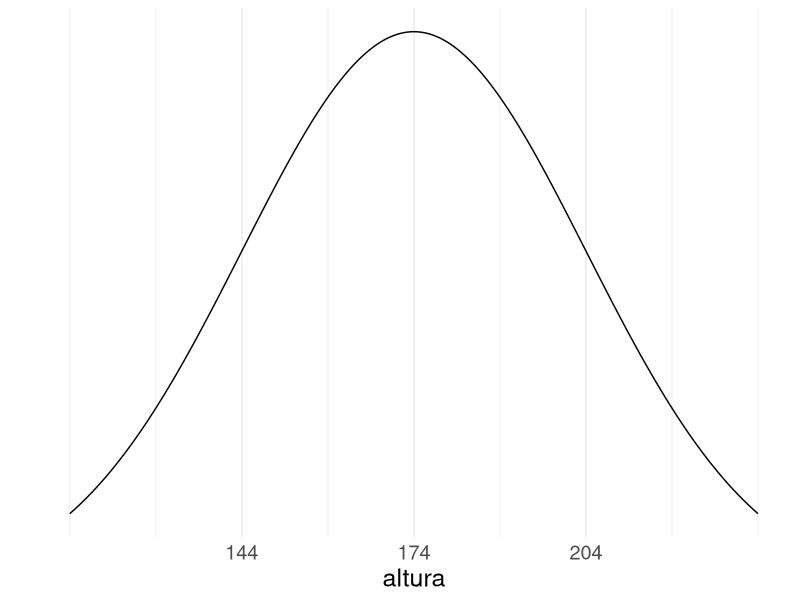
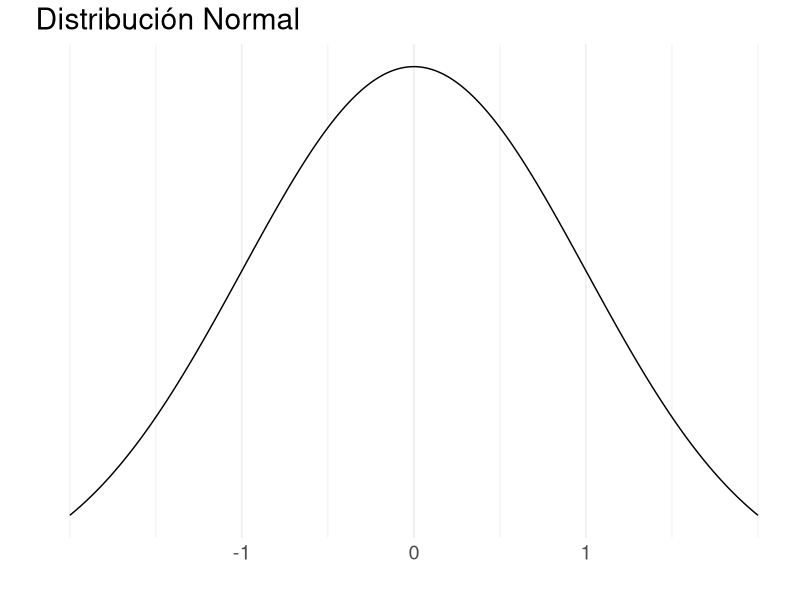
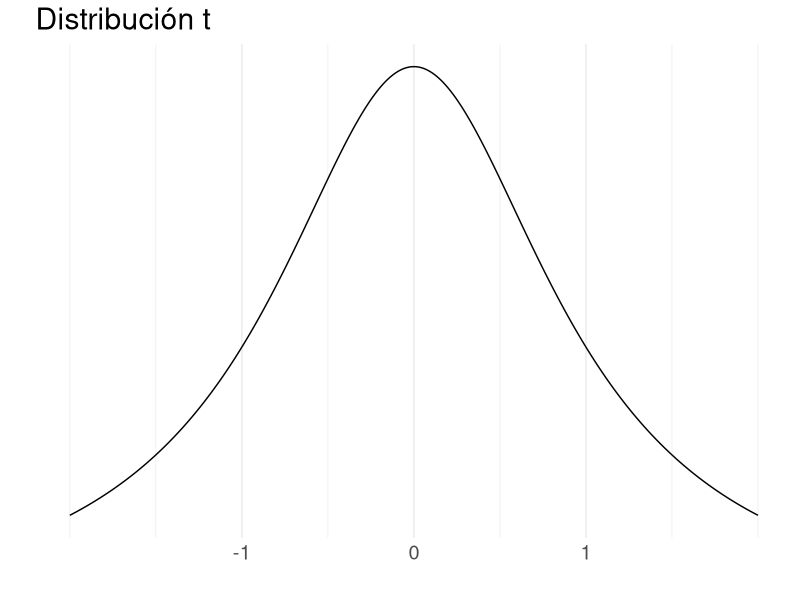
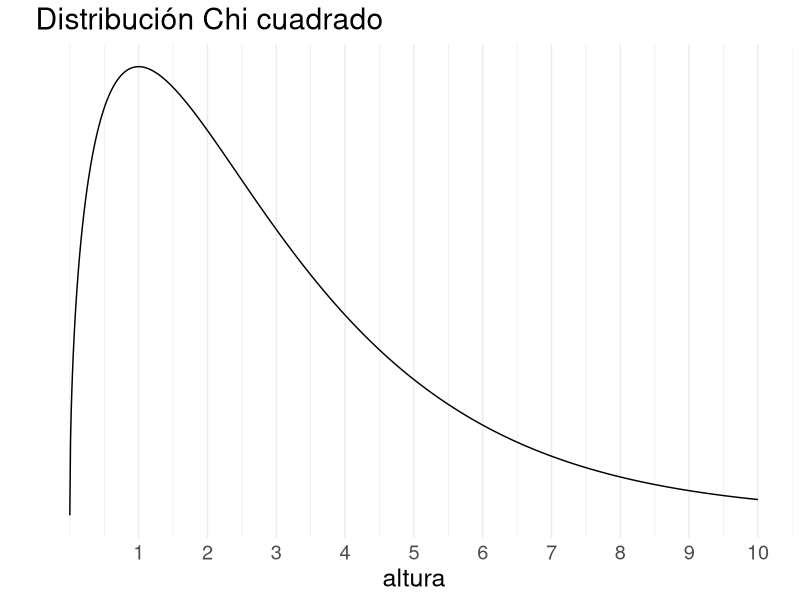
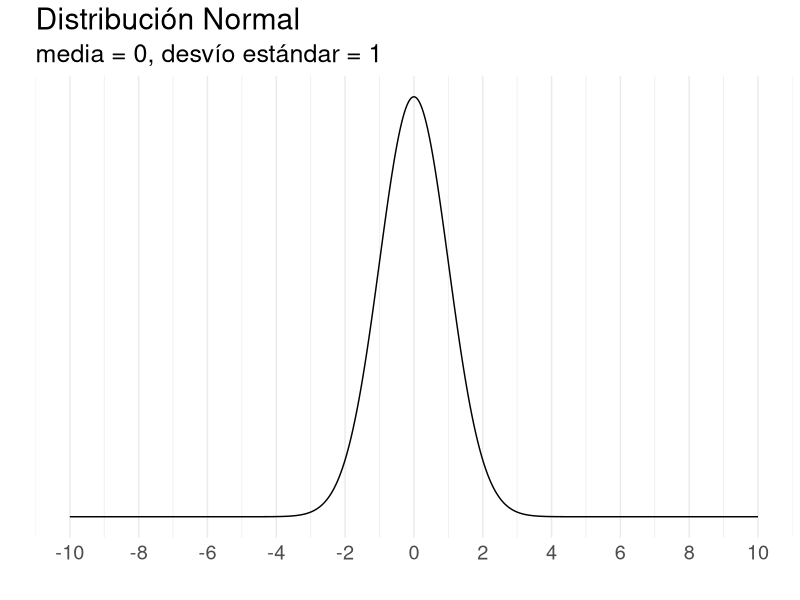
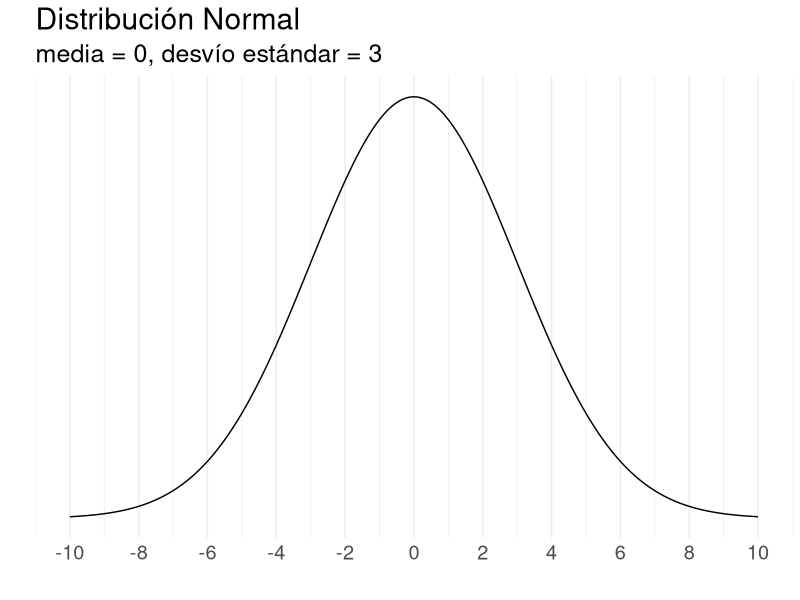
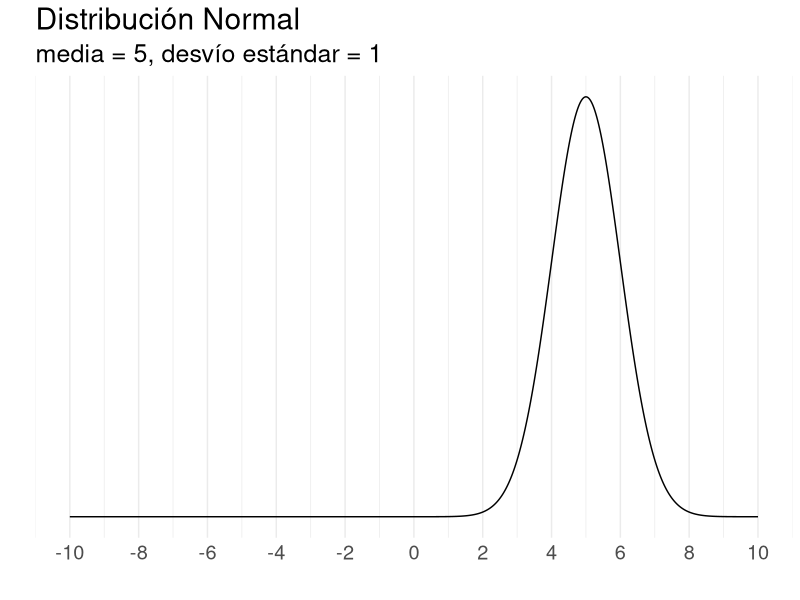
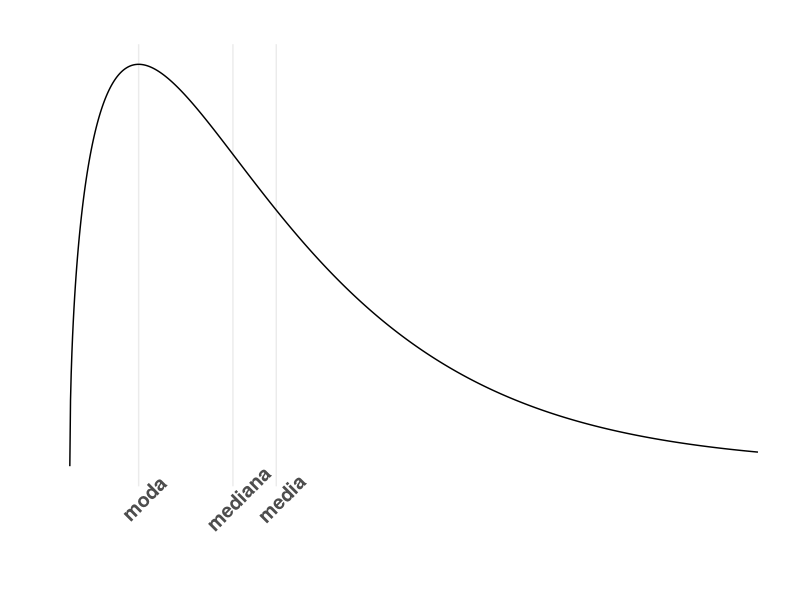

Source code (R) for these figures, in order:
## ---- chunk 1
knitr::opts_chunk$set(warning = FALSE, message = FALSE, echo=FALSE, fig.width = 15)
library(tidyverse)
library(kableExtra)
library(cowplot)
library(DiagrammeR)
set.seed(12)
## ---- chunk 2
mermaid(diagram = '
graph TD
A(Proceso Generador de Datos) -->|Experimento Aleatorio| B((Resultado ω))
B --> C(Espacio muestral  Ω)
B --> D(Evento: Conjunto de resultados A,B,C)
D --> E[Propiedad: Probabilidad -> forma de medir los eventos]
')
## ---- chunk 3
tibble(valor=1:6, probabilidad = rep("1/6", 6)) %>% 
  kable() %>%
  kable_styling(bootstrap_options = c("striped", "hover"), full_width = F, position="center")
## ---- chunk 4

ggplot(data = data.frame(x = c(114, 234)), aes(x)) +
  stat_function(fun = dnorm, n = 1000, args = list(mean = 174, sd = 30)) + 
  labs(x='altura',y="") +
  scale_y_continuous(breaks = NULL)+
  scale_x_continuous(breaks = c(144,174,204))+
  theme_minimal()+
  theme(text = element_text(size = 18))
## ---- chunk 5

ggplot(data = data.frame(x = c(-2,2)), aes(x)) +
  stat_function(fun = dnorm, n = 1000, args = list(mean = 0, sd = 1)) + 
  labs(x='',y="", title = "Distribución Normal") +
  scale_y_continuous(breaks = NULL)+
  scale_x_continuous(breaks = c(-1,0,1))+
  theme_minimal()+
  theme(text = element_text(size = 18))

ggplot(data = data.frame(x = c(-2, 2)), aes(x)) +
  stat_function(fun = dt, n = 1000, args = list(df=1)) + 
  labs(x='',y="", title = "Distribución t")+
  scale_y_continuous(breaks = NULL)+
  scale_x_continuous(breaks = c(-1,0,1))+
  theme_minimal()+
  theme(text = element_text(size = 18))

ggplot(data = data.frame(x = c(0, 10)), aes(x)) +
  stat_function(fun = dchisq, n = 1000, args = list(df=3)) + 
  labs(x='altura',y="", title = "Distribución Chi cuadrado")+
  scale_y_continuous(breaks = NULL)+
  scale_x_continuous(breaks = c(1:10))+
  theme_minimal()+
  theme(text = element_text(size = 18))

## ---- chunk 6

ggplot(data = data.frame(x = c(-10,10)), aes(x)) +
  stat_function(fun = dnorm, n = 1000, args = list(mean = 0, sd = 1)) + 
  labs(x='',y="", title = "Distribución Normal",
       subtitle = 'media = 0, desvío estándar = 1') +
  scale_y_continuous(breaks = NULL)+
  scale_x_continuous(breaks = seq(-10,10,2))+
  theme_minimal()+
  theme(text = element_text(size = 18))

ggplot(data = data.frame(x = c(-10,10)), aes(x)) +
  stat_function(fun = dnorm, n = 1000, args = list(mean = 0, sd = 3)) + 
  labs(x='',y="", title = "Distribución Normal",
       subtitle = 'media = 0, desvío estándar = 3') +
  scale_y_continuous(breaks = NULL)+
  scale_x_continuous(breaks = seq(-10,10,2))+
  theme_minimal()+
  theme(text = element_text(size = 18))

ggplot(data = data.frame(x = c(-10,10)), aes(x)) +
  stat_function(fun = dnorm, n = 1000, args = list(mean = 5, sd = 1)) + 
  labs(x='',y="", title = "Distribución Normal",
       subtitle = 'media = 5, desvío estándar = 1') +  
  scale_y_continuous(breaks = NULL)+
  scale_x_continuous(breaks = seq(-10,10,2))+
  theme_minimal()+
  theme(text = element_text(size = 18))



## ---- chunk 7
df=3
mean = df
median <- qchisq(p = 0.5,df = df)
mode <- max(df-2,0)

cortes <- round(c(mean, median, mode),2)
etiquetas <- c('media', 'mediana', 'moda')

ggplot(data = data.frame(x = c(0, 10)), aes(x)) +
  stat_function(fun = dchisq, n = 1000, args = list(df=df)) + 
  labs(x='',y="", title = "")+
  scale_y_continuous(breaks = NULL)+
  scale_x_continuous(breaks = cortes, labels = etiquetas)+
  theme_minimal()+
  theme(panel.grid.minor = element_blank(),
        text = element_text(size = 18),
        axis.text.x = element_text(face = 'bold', angle = 45))
## ---- chunk 8

df=3
Q1 <- qchisq(p = 0.25,df = df)
Q2 <- qchisq(p = 0.5,df = df)
Q3 <- qchisq(p = 0.75,df = df)

cortes <- round(c(Q1,Q2,Q3),2)
etiquetas <- c("Q1","Q2","Q3")


ggplot(data = data.frame(x = c(0, 10)), aes(x)) +
  stat_function(fun = dchisq, n = 1000, args = list(df=df)) + 
  labs(x='',y="", title = "")+
  scale_y_continuous(breaks = NULL)+
  scale_x_continuous(breaks = cortes, labels = etiquetas)+
  theme_minimal()+
  theme(panel.grid.minor = element_blank(),
        axis.text.x = element_text(size = 12, face = 'bold', angle = 45),
        text = element_text(size = 18))
## ---- chunk 9


distribuciones <- tibble(
Normal = rnorm(n = 15,mean = 0, sd = 1 ),
`T-student` = rt(n = 15,df=1 ),
Chi = rchisq(n = 15,df=1)) %>% 
  gather(distribucion, valor)

ggplot(data = distribuciones, aes(distribucion, valor, fill=distribucion)) +
  geom_boxplot()+
  labs(x='',y="", title = "Boxplot") +
  facet_wrap(.~distribucion, scales = "free_x")+
  theme_minimal()+
  theme(legend.position = 'none',
        axis.text.x = element_blank(),
        text = element_text(size = 18))

## ---- chunk 10

distribuciones <- tibble(
Normal = rnorm(n = 100,mean = 0, sd = 1 ),
`T-student` = rt(n = 100,df=1 ),
Chi = rchisq(n = 100,df=1)) %>% 
  gather(distribucion, valor)

ggplot(data = distribuciones, aes(distribucion, valor, fill=distribucion)) +
  geom_boxplot()+
  labs(x='',y="", title = "Boxplot") +
  facet_wrap(.~distribucion, scales = "free_x")+
  theme_minimal()+
  theme(legend.position = 'none',
        axis.text.x = element_blank(),
        text = element_text(size = 18))

## ---- chunk 11
distribuciones <- tibble(
`Media 0, ds=1` = rnorm(n = 100,mean = 0, sd = 1 ),
`Media 0, ds=2` = rnorm(n = 100,mean = 0, sd = 2 ),
`Media 5, ds=1` = rnorm(n = 100,mean = 5, sd = 1 )) %>% 
  gather(distribucion, valor)

ggplot(data = distribuciones, aes(distribucion, valor, fill=distribucion)) +
  geom_boxplot()+
  labs(x='',y="", title = "Distribución normal") +
  facet_wrap(.~distribucion, scales = "free_x")+
  theme_minimal()+
  theme(legend.position = 'none',
        axis.text.x = element_blank(),
        text = element_text(size = 18))
## ---- chunk 12
distribuciones <- tibble(
Normal = rnorm(n = 15,mean = 0, sd = 1 ),
`T-student` = rt(n = 15,df=1 ),
Chi = rchisq(n = 15,df=1)) %>% 
  gather(distribucion, valor)

ggplot(data = distribuciones, aes( x=valor, fill=distribucion)) +
  geom_histogram(bins = 10)+
  labs(x='',y="", title = "Histograma") +
  facet_grid(distribucion~.)+
  theme_minimal()+
  theme(legend.position = 'none',
        axis.text.y = element_blank(),
        text = element_text(size = 18))


distribuciones <- tibble(
`Media 0, ds=1` = rnorm(n = 100,mean = 0, sd = 1 ),
`Media 0, ds=2` = rnorm(n = 100,mean = 0, sd = 2 ),
`Media 5, ds=1` = rnorm(n = 100,mean = 5, sd = 1 )) %>% 
  gather(distribucion, valor)

ggplot(data = distribuciones, aes( x=valor, fill=distribucion)) +
  geom_histogram(bins = 20)+
  labs(x='',y="", title = "Distribución normal") +
  facet_grid(distribucion~.)+
  theme_minimal()+
  theme(legend.position = 'none',
        axis.text.y = element_blank(),
        text = element_text(size = 18))
## ---- chunk 13
distribuciones <- tibble(
Normal = rnorm(n = 15,mean = 0, sd = 1 ),
`T-student` = rt(n = 15,df=1 ),
Chi = rchisq(n = 15,df=1)) %>% 
  gather(distribucion, valor)

ggplot(data = distribuciones, aes( x=valor, fill=distribucion)) +
  geom_density(bins = 10)+
  labs(x='',y="", title = "Histograma") +
  facet_grid(distribucion~.)+
  theme_minimal()+
  theme(legend.position = 'none',
        axis.text.y = element_blank(),
        text = element_text(size = 18))


distribuciones <- tibble(
`Media 0, ds=1` = rnorm(n = 100,mean = 0, sd = 1 ),
`Media 0, ds=2` = rnorm(n = 100,mean = 0, sd = 2 ),
`Media 5, ds=1` = rnorm(n = 100,mean = 5, sd = 1 )) %>% 
  gather(distribucion, valor)

ggplot(data = distribuciones, aes( x=valor, fill=distribucion)) +
  geom_density(bins = 20)+
  labs(x='',y="", title = "Distribución normal") +
  facet_grid(distribucion~.)+
  theme_minimal()+
  theme(legend.position = 'none',
        axis.text.y = element_blank(),
        text = element_text(size = 18))
## ---- chunk 14
distribuciones <- tibble(
Normal = rnorm(n = 15,mean = 0, sd = 1 ),
`T-student` = rt(n = 15,df=1 ),
Chi = rchisq(n = 15,df=1)) %>% 
  gather(distribucion, valor)

ggplot(data = distribuciones, aes(distribucion, valor, fill=distribucion)) +
  geom_violin(alpha=0.75)+
  geom_boxplot(alpha=0.5)+
  labs(x='',y="", title = "Boxplot") +
  facet_wrap(.~distribucion, scales = "free_x")+
  theme_minimal()+
  theme(legend.position = 'none',
        axis.text.x = element_blank(),
        text = element_text(size = 18))


distribuciones <- tibble(
`Media 0, ds=1` = rnorm(n = 100,mean = 0, sd = 1 ),
`Media 0, ds=2` = rnorm(n = 100,mean = 0, sd = 2 ),
`Media 5, ds=1` = rnorm(n = 100,mean = 5, sd = 1 )) %>% 
  gather(distribucion, valor)

ggplot(data = distribuciones, aes(distribucion, valor, fill=distribucion)) +
  geom_violin(alpha=0.75)+
  geom_boxplot(alpha=0.5)+
  geom_boxplot()+
  labs(x='',y="", title = "Distribución normal") +
  facet_wrap(.~distribucion, scales = "free_x")+
  theme_minimal()+
  theme(legend.position = 'none',
        axis.text.x = element_blank(),
        text = element_text(size = 18))
